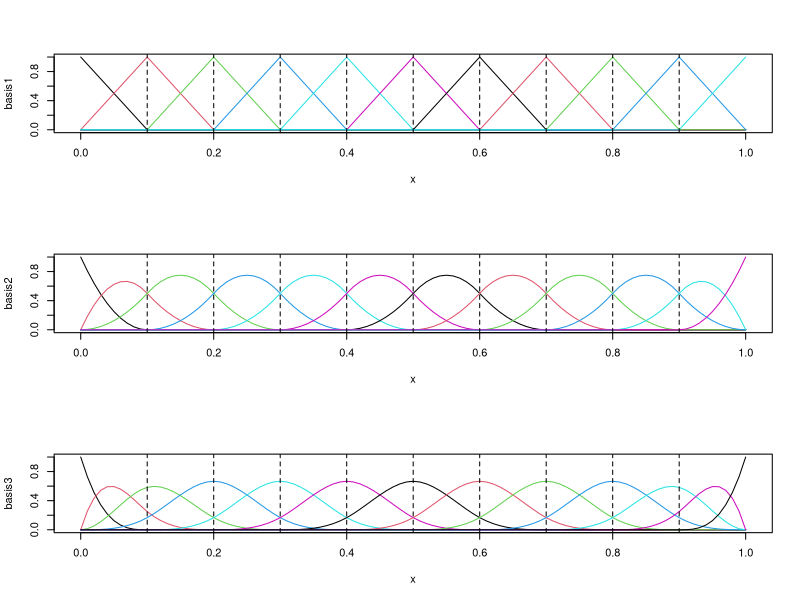
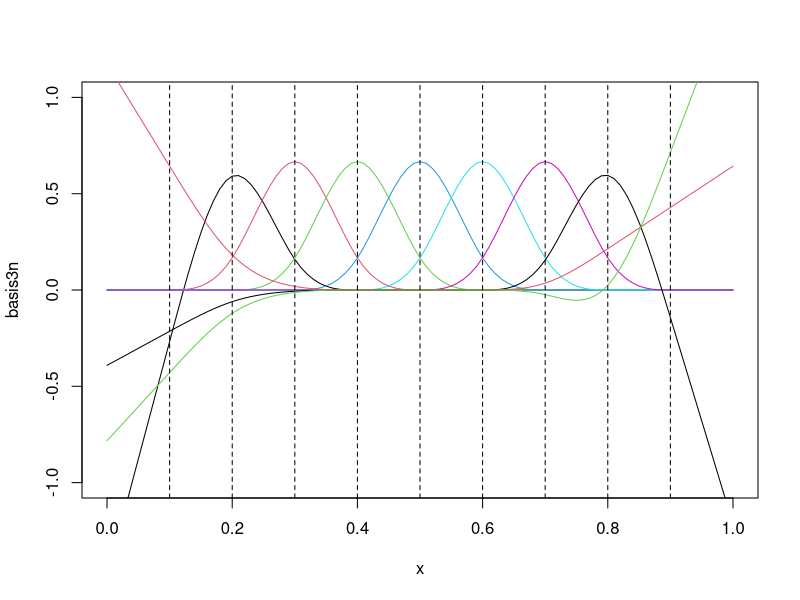
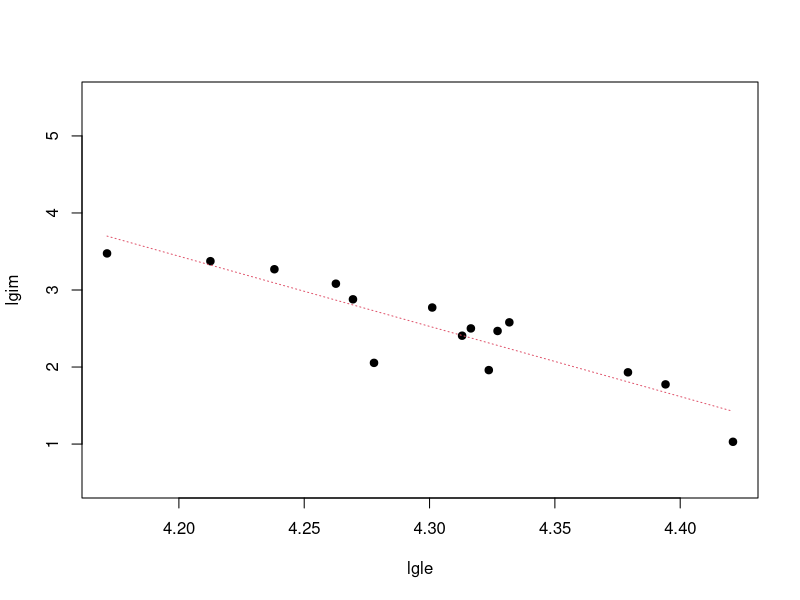
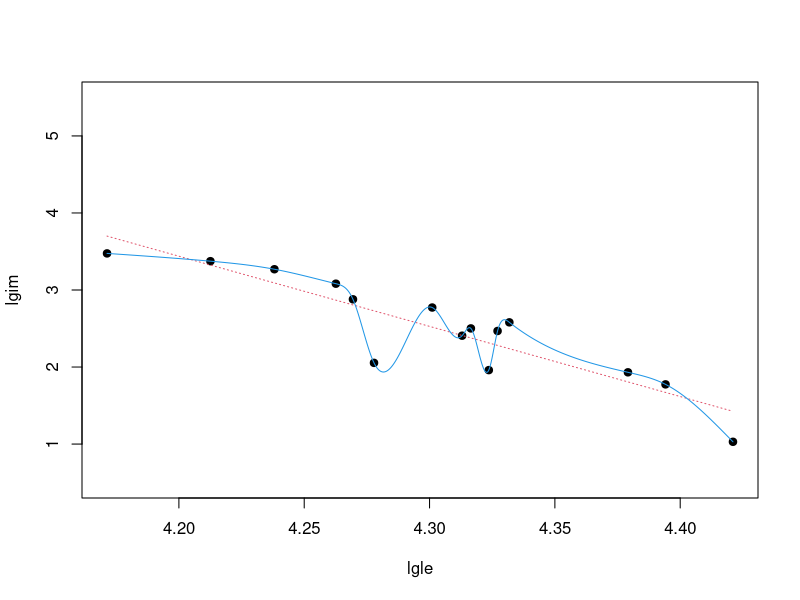
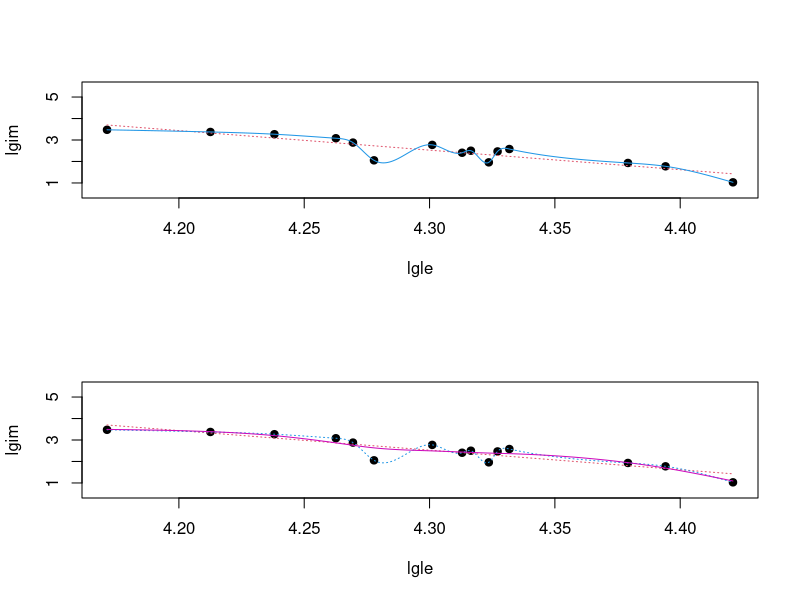

Write the R code that produced these figures, in order.
## ---- chunk 1
knitr::opts_chunk$set(echo = TRUE)
## ---- chunk 2
library(splines)
## ---- chunk 3
x <- seq(0,1,by=.01)
my.knots <- seq(.1,.9,by=.1)

op <- par(mfrow=c(3,1))
k=1
basis1 <- bs(x=x,knots=my.knots,intercept=T,degree=k)
matplot(x,basis1,type="l",ylim=c(0,1),lty=1)
abline(v=my.knots,lty=2)

k=2
basis2 <- bs(x=x,knots=my.knots,intercept=T,degree=k)
matplot(x,basis2,type="l",ylim=c(0,1),lty=1)
abline(v=my.knots,lty=2)

k=3
basis3 <- bs(x=x,knots=my.knots,intercept=T,degree=k)
matplot(x,basis3,type="l",ylim=c(0,1),lty=1)
abline(v=my.knots,lty=2)

par(op)
## ---- chunk 4
inner.knots <- seq(.2,.8,by=.1)
basis3n <- ns(x=x,knots=inner.knots,intercept=T,Boundary.knots=c(.1,.9))
matplot(x,basis3n,type="l",ylim=c(-1,1),lty=1)
abline(v=inner.knots,lty=2)
abline(v=c(.1,.9),lty=2)
## ---- chunk 5
countries<-read.csv2(file="HDI.2017.subset.csv",row.names = 1)
attach(countries)
head(countries)
names(countries)
# [1] "country_name"   "Life.expec"     "Life.expec.f"  
# [4] "Life.expec.m"   "le.fm"          "Inf.Mort.rat"  
# [7] "Agric.employ.."     
## ---- chunk 6
set.seed(1234)
ind <- sort(sample(dim(countries)[1],15))
ind
smpl <- countries[ind,]
## ---- chunk 7
# lgle <- log(Life.expec)
lgle <- jitter(log(smpl[,2]))
ord.lgle <- order(lgle)
lgle <- lgle[ord.lgle]
# log(Inf.Mort.rat)
lgim <-log(smpl[ord.lgle,6])

plot(lgle,lgim,pch=19,ylim=c(.5,5.5))

a <- lm(lgim~lgle)
summary(a)
lines(lgle,a$fitted.values,col=2,lty=3)
## ---- chunk 8
plot(lgle,lgim,pch=19,ylim=c(.5,5.5))
lines(lgle,a$fitted.values,col=2,lty=3)

sint <- spline(lgle,lgim,method="natural",n=1000)
# names(sint)
lines(sint,col=4)
## ---- chunk 9
op <- par(mfrow=c(2,1))
plot(lgle,lgim,pch=19,ylim=c(.5,5.5))
lines(lgle,a$fitted.values,col=2,lty=3)
lines(sint,col=4)


plot(lgle,lgim,pch=19,ylim=c(.5,5.5))

# Simple linear regression as a extreme case of smoothing spline
sm.spl.2 <- smooth.spline(lgle,lgim,df=2)
lines(lgle,a$fitted.values,col=2,lty=3)
#points(sm.spl.2$x,sm.spl.2$y,col=2,pch=1)

# Interpolating spline as a extreme case of smoothing spline
sm.spl.15 <- smooth.spline(lgle,lgim,df=15)
lines(sint$x,sint$y,col=4,lty=3)
#points(sm.spl.15$x,sm.spl.15$y,col=4,pch=1)

# Smoothing spline
df.ss<-6
sm.spl <- smooth.spline(lgle,lgim,df=df.ss)
pred.ss <- predict(sm.spl,x=seq(min(lgle),max(lgle),length=1000))
lines(pred.ss,col=6)
#points(sm.spl$x,sm.spl$y,col=6,pch=1)
par(op)
